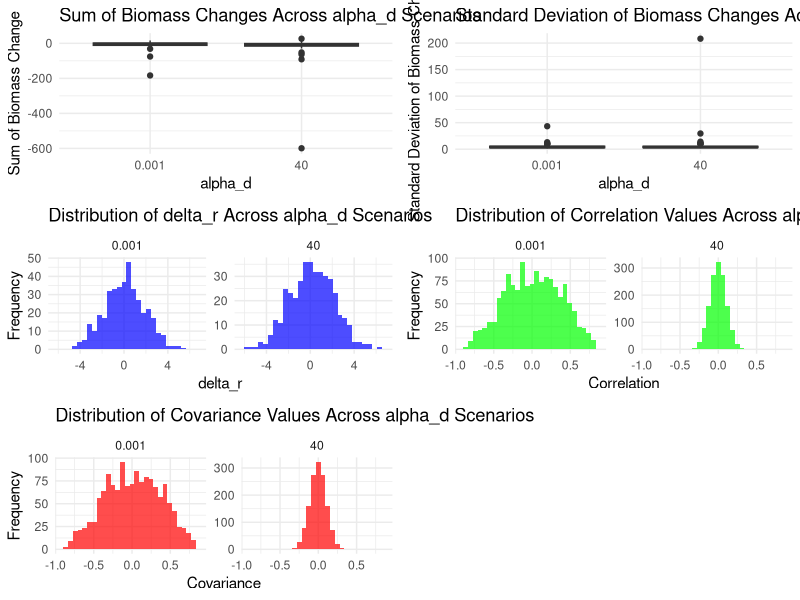

Write R code to recreate this figure.

library(ggplot2)
library(tidyr)
library(dplyr)
library(Matrix)
library(deSolve)
library(clusterGeneration)
library(mvtnorm)
library(gridExtra)

# Function to simulate quantitative interaction network
sim_quantitative_network <- function(Net_type, S, C, aij_params) {
  A <- matrix(0, S, S)
  n_pairs <- S * (S - 1) / 2
  B <- runif(n_pairs) <= C
  
  if (Net_type == "predator-prey") { 
    aij <- -abs(rnorm(n_pairs, aij_params[1], aij_params[2]))
    A[upper.tri(A)] <- B * aij
    A <- t(A)
    aij <- abs(rnorm(n_pairs, aij_params[1], aij_params[2]))
    A[upper.tri(A)] <- B * aij
  } 
  diag(A) <- -runif(S, min = 0, max = 1)
  
  while(max(Re(eigen(A)$values)) > 0){
    diag(A) <- -runif(S, min = 0, max = 1)
  }
  return(A)
}

# Function to simulate dynamics
fw.model <- function(t, B, params) {
  with(as.list(c(B, params)), {
    B[B < 10^-8] <- 0 
    B[B < 0] <- 0 
    dBdt <- (params$r + params$A %*% B) * B
    list(dBdt)
  })
}

eventfun <- function(t, B, parms) {
  with(as.list(B), {
    B[B < 1e-6] <- 0
    return(B)
  })
}

simulate_dynamics_c <- function(params, model, init_biomass = runif(params$S, min = 1, max = 10)) {
  init_biomass <- as.numeric(init_biomass)
  times <- seq(from = 1, to = params$maxt)
  out <- deSolve::ode(
    y = init_biomass,
    times = times,
    func = fw.model,
    parms = params,
    events = list(func = eventfun, time = times)
  ) %>% as.data.frame()
  return(out)
}






# Simulation with constant variances and varying covariances

simulate_response <- function(S, C, aij_params, cov_scale, maxt, alpha_d, perturb_scale) {
  # Generate a correlation matrix with desired structure
  cor_matrix <- clusterGeneration::rcorrmatrix(d = S, alphad = alpha_d)
  
  # Create a covariance matrix with fixed variances and varying covariances
  covMat <- cor_matrix
  diag(covMat) <- 1  # Set diagonal elements to 1
  
  # Scale the off-diagonal elements
  covMat[upper.tri(covMat)] <- covMat[upper.tri(covMat)] * cov_scale
  covMat[lower.tri(covMat)] <- covMat[lower.tri(covMat)] * cov_scale
  
  A <- sim_quantitative_network("predator-prey", S = S, C = C, aij_params = aij_params)
  equilibrium_pre <- runif(S, 1, 10)
  r_pre <- -A %*% equilibrium_pre
  
  dyn_params <- list(A = A, r = r_pre, S = S, maxt = maxt) 
  pre_perturb <- simulate_dynamics_c(dyn_params, fw.model)
  equilibrium_pre <- as.numeric(pre_perturb[nrow(pre_perturb), -1])
  
  r_perturbation <-  MASS::mvrnorm(n = 1, mu = r_pre, Sigma = covMat*perturb_scale)
  delta_r <- as.vector(matrix(r_perturbation, nrow = S, ncol = 1) - r_pre)
  
  dyn_params$r <- matrix(r_perturbation, nrow = S, ncol = 1)  
  post_perturb <- simulate_dynamics_c(dyn_params, fw.model, init_biomass = equilibrium_pre)
  equilibrium_post <- as.numeric(post_perturb[nrow(post_perturb), -1])
  
  df <- data.frame(species = paste0("sp", c(1:S)), 
                   X_pre = equilibrium_pre, 
                   X_post = equilibrium_post)
  
  return(list(df = df, pre_perturb = pre_perturb, 
              post_perturb = post_perturb, 
              Sigma = covMat, 
              C_matrix = cor_matrix, 
              r_pre = r_pre, 
              delta_r = delta_r))
}





# Parameters for two contrasting scenarios
alpha_d_values <- c(0.001, 40)  # Two different alpha_d values
cov_scale <- 1  # Fixed scale since we want to focus on different alpha_d scenarios
S <- 8  # Number of species set to 8
nsim <- 50  # Number of simulations
maxt <- 1000

# Initialize data frames to store results
results <- data.frame()
delta_r_values <- data.frame(species = character(0), alpha_d = numeric(0), delta_r = numeric(0))
cor_values <- data.frame(alpha_d = numeric(0), correlation = numeric(0))
cov_values <- data.frame(alpha_d = numeric(0), covariance = numeric(0))

for (alpha_d in alpha_d_values) {
  print(paste("Running simulation for alpha_d =", alpha_d))
  
  for (j in 1:nsim) {
    result <- simulate_response(S = S, 
                                C = 0.2, 
                                aij_params = c(0, 0.5), 
                                cov_scale = cov_scale, 
                                maxt = maxt, 
                                alpha_d = alpha_d,
                                perturb_scale = 4)
    
    df <- result$df
    delta_r <- result$delta_r  
    cor_matrix <- result$C_matrix  
    cov_matrix <- result$Sigma  
    
    results <- rbind(
      results,
      data.frame(
        alpha_d = alpha_d,
        sum_deltaX = sum(df$X_pre - df$X_post),
        sd_deltaX = sd(df$X_pre - df$X_post),
        var_deltaX = var(df$X_pre - df$X_post)
      )
    )
    
    delta_r_df <- data.frame(
      alpha_d = rep(alpha_d, length(delta_r)),
      delta_r = delta_r,
      species = paste0("sp", seq_len(S))
    )
    
    n_upper_tri <- S * (S - 1) / 2  
    
    cor_df <- data.frame(
      alpha_d = rep(alpha_d, n_upper_tri),
      correlation = cor_matrix[upper.tri(cor_matrix)]
    )
    
    cov_df <- data.frame(
      alpha_d = rep(alpha_d, n_upper_tri),
      covariance = cov_matrix[upper.tri(cov_matrix)]
    )
    
    delta_r_values <- rbind(delta_r_values, delta_r_df)
    cor_values <- rbind(cor_values, cor_df)
    cov_values <- rbind(cov_values, cov_df)
  }
}

# Plot results with separate panels for each alpha_d
p1 <- ggplot(results, aes(x = as.factor(alpha_d), y = sum_deltaX, fill = as.factor(alpha_d))) +
  geom_boxplot() +
  scale_fill_manual(values = c("#6A0DAD", "#EAD7F5")) +  # Colors for the two alpha_d values
  labs(title = "Sum of Biomass Changes Across alpha_d Scenarios", x = "alpha_d", y = "Sum of Biomass Change") +
  theme_minimal() +
  theme(legend.position = "none")

p2 <- ggplot(results, aes(x = as.factor(alpha_d), y = sd_deltaX, fill = as.factor(alpha_d))) +
  geom_boxplot() +
  scale_fill_manual(values = c("#6A0DAD", "#EAD7F5")) +
  labs(title = "Standard Deviation of Biomass Changes Across alpha_d Scenarios", x = "alpha_d", y = "Standard Deviation of Biomass Change") +
  theme_minimal() +
  theme(legend.position = "none")

delta_r_limits <- range(delta_r_values$delta_r, na.rm = TRUE)
correlation_limits <- range(cor_values$correlation, na.rm = TRUE)
covariance_limits <- range(cov_values$covariance, na.rm = TRUE)

p3 <- ggplot(delta_r_values, aes(x = delta_r)) +
  geom_histogram(bins = 30, fill = "blue", alpha = 0.7) +
  facet_wrap(~ alpha_d, scales = "free") +
  xlim(delta_r_limits) +
  theme_minimal() +
  ggtitle("Distribution of delta_r Across alpha_d Scenarios") +
  labs(x = "delta_r", y = "Frequency")

p4 <- ggplot(cor_values, aes(x = correlation)) +
  geom_histogram(bins = 30, fill = "green", alpha = 0.7) +
  facet_wrap(~ alpha_d, scales = "free") +
  xlim(correlation_limits) +
  theme_minimal() +
  ggtitle("Distribution of Correlation Values Across alpha_d Scenarios") +
  labs(x = "Correlation", y = "Frequency")

p5 <- ggplot(cov_values, aes(x = covariance)) +
  geom_histogram(bins = 30, fill = "red", alpha = 0.7) +
  facet_wrap(~ alpha_d, scales = "free") +
  xlim(covariance_limits) +
  theme_minimal() +
  ggtitle("Distribution of Covariance Values Across alpha_d Scenarios") +
  labs(x = "Covariance", y = "Frequency")

# Arrange all plots
gridExtra::grid.arrange(p1, p2, p3, p4, p5, ncol = 2)
